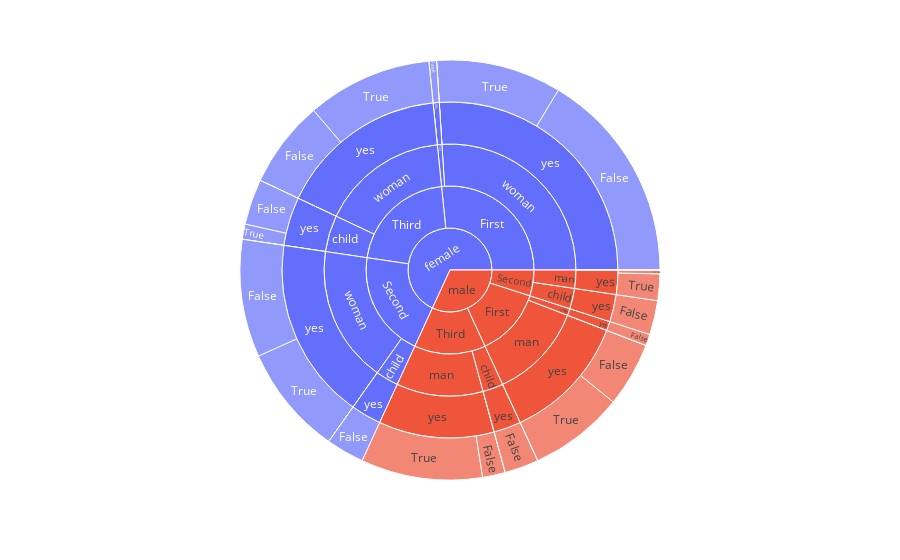

Notebook code for this chart:
### Markdown cell above
# Sunburst Plot to show Heirarchy

### Code cell
# create sunburst plot on titanic dataset
import plotly.express as px
import seaborn as sns
# Load Titanic dataset
df = sns.load_dataset('titanic')
# Create a sunburst plot
fig = px.sunburst(df, 
                  path=['sex','class', 'who', 'alive', 'alone'], 
                  values='survived' , color='sex')
# Show the plot
fig.show()

### Figure 1 — Plotly figure (JSON) as saved in the notebook; plotly's stock layout.template omitted (floating-point values rounded to 4 significant figures)
{"data": [{"branchvalues": "total", "customdata": [["female"], ["female"], ["female"], ["female"], ["female"], ["female"], ["female"], ["female"], ["female"], ["female"], ["female"], ["female"], ["female"], ["female"], ["female"], ["female"], ["female"], ["female"], ["female"], ["female"], ["female"], ["female"], ["female"], ["female"], ["female"], ["female"], ["female"], ["female"], ["female"], ["female"], ["female"], ["female"], ["female"], ["female"], ["female"], ["female"], ["female"], ["female"], ["female"], ["female"], ["male"], ["male"], ["male"], ["male"], ["male"], ["male"], ["male"], ["male"], ["male"], ["male"], ["male"], ["male"], ["male"], ["male"], ["male"], ["male"], ["male"], ["male"], ["male"], ["male"], ["male"], ["male"], ["male"], ["male"], ["male"], ["male"], ["male"], ["male"], ["male"], ["male"], ["male"], ["male"], ["male"], ["male"], ["male"], ["male"], ["male"]], "domain": {"x": [0, 1], "y": [0, 1]}, "hovertemplate": "labels=%{label}<br>survived=%{value}<br>parent=%{parent}<br>id=%{id}<br>sex=%{customdata[0]}<extra></extra>", "ids": ["female/Third/woman/yes", "female/Second/woman/no/True", "female/First/child/no/False", "female/First/child/yes/False", "female/First/woman/no/False", "female/First/woman/yes", "female/Second/child/yes", "female/Third/child/yes", "female/Third/child/no", "female/Second/woman/yes", "female/Third/woman/no", "female/Second/woman/no", "female/First/woman/no", "female/First/child/no", "female/First/child/yes", "female/First/woman", "female/Third/woman", "female/Second/child", "female/Third/child", "female/Second/woman", "female/First/child", "female/First", "female/Third", "female/Second", "female/First/woman/no/True", "female/Third/woman/no/True", "female", "female/Second/woman/yes/True", "female/Third/child/no/True", "female/First/woman/yes/False", "female/Third/woman/no/False", "female/Third/woman/yes/True", "female/Second/woman/yes/False", "female/Second/woman/no/False", "female/First/woman/yes/True", "female/Third/child/yes/False", "female/Third/child/yes/True", "female/Second/child/yes/False", "female/Third/woman/yes/False", "female/Third/child/no/False", "male/Third/man", "male/First/man", "male/Third/child", "male/Third/child/yes/False", "male/Second/man", "male/Second/child", "male/First/man/no/True", "male/First/child", "male/Third", "male/Third/man/no/True", "male/First", "male/Second", "male/First/child/yes", "male/Third/child/no/False", "male/Second/child/yes", "male/Third/child/yes", "male/First/man/yes/False", "male/Second/child/yes/False", "male/Third/man/yes/False", "male/First/child/yes/False", "male/Second/man/yes/False", "male/Third/child/no/True", "male/Third/man/no", "male/Third/man/yes/True", "male", "male/First/man/no", "male/Third/child/no", "male/First/man/no/False", "male/First/man/yes/True", "male/Second/man/yes", "male/Second/man/no/True", "male/Second/man/no", "male/First/man/yes", "male/Third/man/yes", "male/Second/man/no/False", "male/Second/man/yes/True", "male/Third/man/no/False"], "labels": ["yes", "True", "False", "False", "False", "yes", "yes", "yes", "no", "yes", "no", "no", "no", "no", "yes", "woman", "woman", "child", "child", "woman", "child", "First", "Third", "Second", "True", "True", "female", "True", "True", "False", "False", "True", "False", "False", "True", "False", "True", "False", "False", "False", "man", "man", "child", "False", "man", "child", "True", "child", "Third", "True", "First", "Second", "yes", "False", "yes", "yes", "False", "False", "False", "False", "False", "True", "no", "True", "male", "no", "no", "False", "True", "yes", "True", "no", "yes", "yes", "False", "True", "False"], "marker": {"colors": ["#636efa", "#636efa", "#636efa", "#636efa", "#636efa", "#636efa", "#636efa", "#636efa", "#636efa", "#636efa", "#636efa", "#636efa", "#636efa", "#636efa", "#636efa", "#636efa", "#636efa", "#636efa", "#636efa", "#636efa", "#636efa", "#636efa", "#636efa", "#636efa", "#636efa", "#636efa", "#636efa", "#636efa", "#636efa", "#636efa", "#636efa", "#636efa", "#636efa", "#636efa", "#636efa", "#636efa", "#636efa", "#636efa", "#636efa", "#636efa", "#EF553B", "#EF553B", "#EF553B", "#EF553B", "#EF553B", "#EF553B", "#EF553B", "#EF553B", "#EF553B", "#EF553B", "#EF553B", "#EF553B", "#EF553B", "#EF553B", "#EF553B", "#EF553B", "#EF553B", "#EF553B", "#EF553B", "#EF553B", "#EF553B", "#EF553B", "#EF553B", "#EF553B", "#EF553B", "#EF553B", "#EF553B", "#EF553B", "#EF553B", "#EF553B", "#EF553B", "#EF553B", "#EF553B", "#EF553B", "#EF553B", "#EF553B", "#EF553B"]}, "name": "", "parents": ["female/Third/woman", "female/Second/woman/no", "female/First/child/no", "female/First/child/yes", "female/First/woman/no", "female/First/woman", "female/Second/child", "female/Third/child", "female/Third/child", "female/Second/woman", "female/Third/woman", "female/Second/woman", "female/First/woman", "female/First/child", "female/First/child", "female/First", "female/Third", "female/Second", "female/Third", "female/Second", "female/First", "female", "female", "female", "female/First/woman/no", "female/Third/woman/no", "", "female/Second/woman/yes", "female/Third/child/no", "female/First/woman/yes", "female/Third/woman/no", "female/Third/woman/yes", "female/Second/woman/yes", "female/Second/woman/no", "female/First/woman/yes", "female/Third/child/yes", "female/Third/child/yes", "female/Second/child/yes", "female/Third/woman/yes", "female/Third/child/no", "male/Third", "male/First", "male/Third", "male/Third/child/yes", "male/Second", "male/Second", "male/First/man/no", "male/First", "male", "male/Third/man/no", "male", "male", "male/First/child", "male/Third/child/no", "male/Second/child", "male/Third/child", "male/First/man/yes", "male/Second/child/yes", "male/Third/man/yes", "male/First/child/yes", "male/Second/man/yes", "male/Third/child/no", "male/Third/man", "male/Third/man/yes", "", "male/First/man", "male/Third/child", "male/First/man/no", "male/First/man/yes", "male/Second/man", "male/Second/man/no", "male/Second/man", "male/First/man", "male/Third/man", "male/Second/man/no", "male/Second/man/yes", "male/Third/man/no"], "type": "sunburst", "values": [56.0, 0.0, 0.0, 2.0, 0.0, 89.0, 10.0, 16.0, 0.0, 60.0, 0.0, 0.0, 0.0, 0.0, 2.0, 89.0, 56.0, 10.0, 16.0, 60.0, 2.0, 91.0, 72.0, 70.0, 0.0, 0.0, 233.0, 29.0, 0.0, 56.0, 0.0, 33.0, 31.0, 0.0, 33.0, 12.0, 4.0, 10.0, 23.0, 0.0, 38.0, 42.0, 9.0, 9.0, 8.0, 9.0, 0.0, 3.0, 47.0, 0.0, 45.0, 17.0, 3.0, 0.0, 9.0, 9.0, 17.0, 9.0, 6.0, 3.0, 1.0, 0.0, 0.0, 32.0, 109.0, 0.0, 0.0, 0.0, 25.0, 8.0, 0.0, 0.0, 42.0, 38.0, 0.0, 7.0, 0.0]}], "layout": {"legend": {"tracegroupgap": 0}, "margin": {"t": 60}}}
